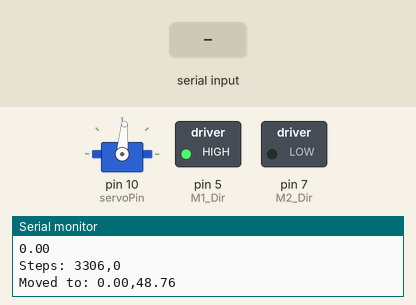
The sketch below on a simulated Arduino Uno, built with avr-gcc and run on an emulated ATmega328P. On the bench: servo, switched loads named in the sketch (green lamp = pin HIGH), the last lines printed to the serial monitor. Inputs (shaded band) come from the test bench. Pins used as bus, display or sensor lines are not drawn.

Above: at 2.2 s.
2.3 s: "90,45\n" received over Serial
At 2.9 s:
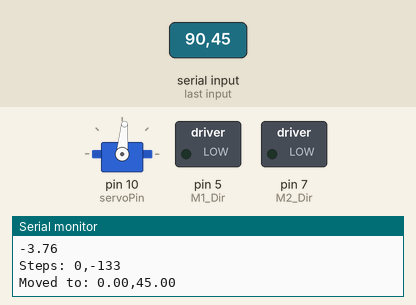
3.8 s: "5\n" received over Serial
At 4.3 s:
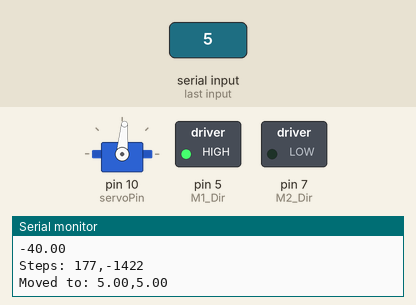
5.3 s: "90,45\n" received over Serial
At 6.7 s:
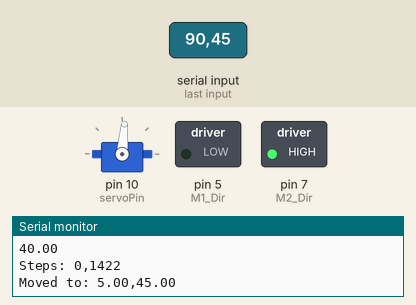
Timing chart, 0 to 8.3 s (numbered marks = the images above; inputs shaded):
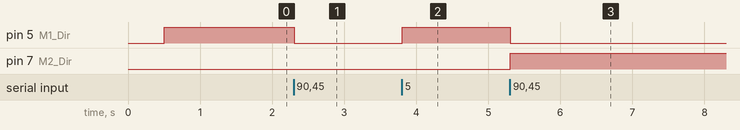

Measured:
- after the input at 2.3 s, pin 5 (M1_Dir): HIGH → LOW at once
- after the input at 3.8 s, pin 5 (M1_Dir): LOW → HIGH at once
- after the input at 5.3 s, pin 5 (M1_Dir): HIGH → LOW at once; pin 7 (M2_Dir): LOW → HIGH at once

The sketch:

Static_Arduino.ino
```cpp
#include <Servo.h>

//stepper motor
const int M1_Steps = 4;  // pin4 = steps of motor 1
const int M1_Dir = 5;    // pin5 = direction of motor 1
const int M2_Steps = 6;  // pin6 = steps of motor 2
const int M2_Dir = 7;    // pin7 = direction of motor 2

//servo(trigger) motor
Servo trigger;
const int servoPin = 10; //yellow signal wire to pin 10

float theta0 = -93, phi0 = 48.76;  //48.76 is when launcher is resting backwards, 3.88 is forward
float theta_now = theta0;
float phi_now = phi0;
const int microsteps_per_step = 32;
const int time_per_step = 5000/microsteps_per_step;

const int vertical_trigger = 85;  //18
const int turned_trigger = 110;  //60

String main_string;


void setup() {
  // put your setup code here, to run once:

   pinMode(M1_Dir, OUTPUT);
   pinMode(M1_Steps, OUTPUT);
   pinMode(M2_Dir, OUTPUT);
   pinMode(M2_Steps, OUTPUT);
   digitalWrite(M1_Dir, LOW);
   digitalWrite(M1_Steps, LOW);
   digitalWrite(M2_Dir, LOW);
   digitalWrite(M2_Steps, LOW);

   trigger.attach(servoPin);

   Serial.begin(9600);
   trigger.write(vertical_trigger);  //starting position so trigger is vertical //18
   delay(500);

   moveTo(0, 48.76);
//   Serial.println("setup");
//   demo();
}

void loop() {

  //look for the next valid integer in the incoming serial stream
  while (Serial.available()>0){
    char inChar = Serial.read();
    //if (inChar !='\n')
    //{
      main_string += inChar;
    //}
  }
  if (main_string[main_string.length()-1] == '\n')
  {
    Serial.println(main_string);
    int newline_index = main_string.indexOf('\n');
    if (main_string == "s\n")
    {
      shoot();
    }
    else
    {
    int comma_index = main_string.indexOf(',');
    Serial.print("Comma index: ");
    Serial.println(comma_index);
    float theta = main_string.substring(0,comma_index).toFloat();
    float phi = main_string.substring(comma_index+1).toFloat();
    moveTo(theta,phi);
    }
    main_string = main_string.substring(newline_index+1);
  }
    /*
    Serial.print("enter");
    float theta = Serial.parseFloat();  //theta value
    float phi = Serial.parseFloat();  //phi value
    Serial.print(", almost there: ");
    //look for the newline
    char c = Serial.read();
    Serial.print(c);
    if (c == '\n') {
      moveTo(theta,phi);
      Serial.print(theta); Serial.print(phi);
    }
    else if (c == 's' && Serial.read()=='\n') {
      shoot();
    }
    */
}

void move(float p1, float p2){

  int s1 = p1 * microsteps_per_step*400/360;    // convert angle to steps
  int s2 = p2 * microsteps_per_step*400/360;
  int steps, dSteps;
  Serial.println(p1);
  Serial.println(p2);

    if (p1 > 0){
      digitalWrite(M1_Dir, HIGH);      // turn on M1 Direction Pin
    }
    else{
       digitalWrite(M1_Dir, LOW);
    }

    if (p2 > 0){
      digitalWrite(M2_Dir, HIGH);      // turn on M2 Direction Pin
    }
    else{
       digitalWrite(M2_Dir, LOW);
    }


    dSteps = abs(s1-s2);

    if (abs(s1) >= abs(s2)){    // check for smaller steps
      steps = abs(s2);
    }
    else{
      steps = abs(s1);
    }

    for (int i = 0; i < steps; i++)
    {
        // motor 1
        digitalWrite(M1_Steps, HIGH);
        digitalWrite(M2_Steps, HIGH);
        delayMicroseconds(time_per_step/2);      // turn on M1 Steps Pin
        digitalWrite(M1_Steps, LOW);
        digitalWrite(M2_Steps, LOW);
        delayMicroseconds(time_per_step/2);       // turn off M1 Steps Pin
        //Serial.println("Sent a pulse to both motors.");
    }

    for (int j = 0; j < dSteps; j++)
    {
      if (abs(s1) > abs (s2))
      {
        digitalWrite(M1_Steps, HIGH);
        delayMicroseconds(time_per_step/2);      // turn on M1 Steps Pin
        digitalWrite(M1_Steps, LOW);
        delayMicroseconds(time_per_step/2);
      }
      else
      {
        digitalWrite(M2_Steps, HIGH);
        delayMicroseconds(time_per_step/2);      // turn on M1 Steps Pin
        digitalWrite(M2_Steps, LOW);
        delayMicroseconds(time_per_step/2);
      }
    }
    Serial.print("Steps: ");
    Serial.print(s1);
    Serial.print(",");
    Serial.println(s2);
}

void moveTo(float theta, float phi){

  if (abs(theta)>60 && (phi < 3.88 || phi >48.76))  //both angles out of range
  {
    Serial.println("InVaLid AnGLeS");
  }
  else if (abs(theta) > 60 && phi>=3.8 && phi<=48.76)  // theta out of range, phi good
  {
    Serial.println("invalid theta");
    move(0, phi-phi_now);
    phi_now = phi;  //only change phi
  }
  else if ((phi > 48.76 || phi < 3.88) && abs(theta)<=60)  // phi out of range, theta good
  {
    Serial.println("invalid phi");
    move(theta-theta_now, 0);
    theta_now = theta;  //only change theta
  }
  else {
    move(theta-theta_now, phi-phi_now); // -60<theta<60 and 3.88<phi<48.76
    theta_now = theta;
    phi_now = phi;
  }
  Serial.print("Moved to: "); Serial.print(theta_now); Serial.print(","); Serial.println(phi_now);

}

void shoot(){
  Serial.println("Fire in the hole!");
  delay(100);
  trigger.write(turned_trigger);
  delay(500);
  trigger.write(vertical_trigger);
  delay(500);
}

void demo(){

  moveTo(45, 0);
  delay(500);
  moveTo(-45,0);
  delay(500);
  moveTo(45,0);
  delay(500);
  moveTo(0, 10);
  delay(500);
  moveTo(0, 45);
  delay(500);
  moveTo(-45,30);
  delay(500);
  moveTo(0, 45);
  delay(500);
  shoot();
}
```
